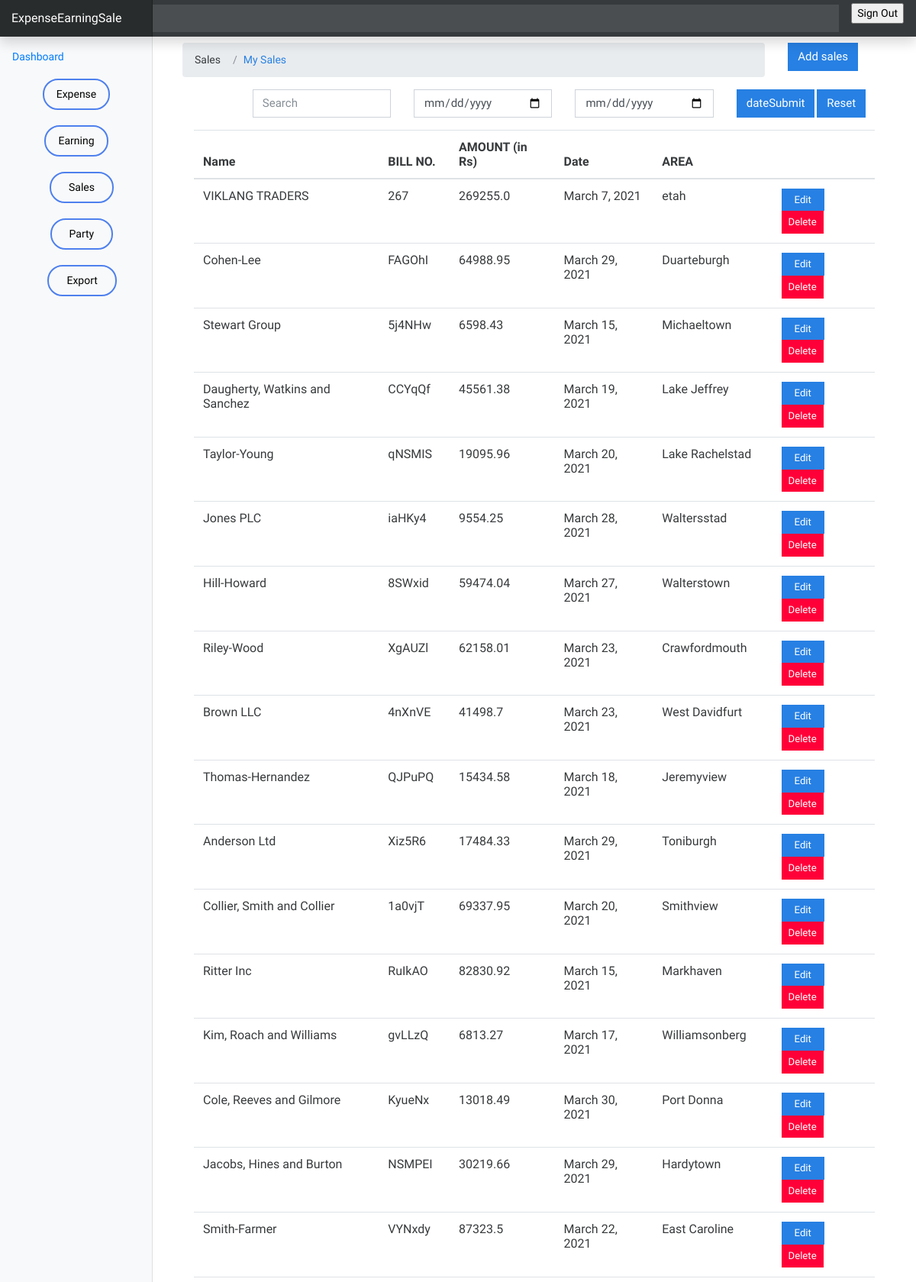
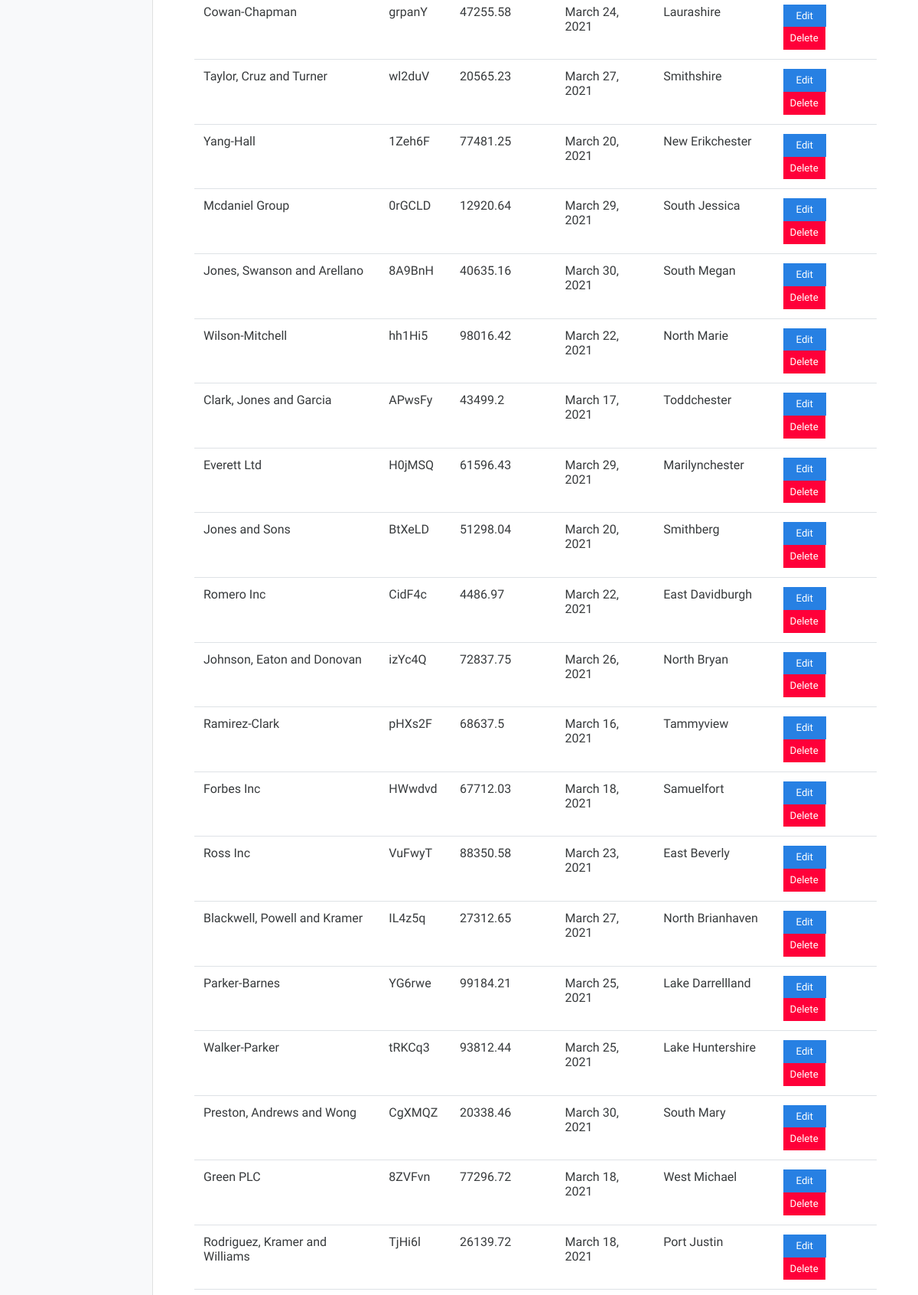
Screenshot of / (signed in, upper part) with the database file from the repository (2 pictures, top to bottom).
### sale/models.py (models this page shows, shortened)
class Sale(models.Model):
    name = models.CharField(max_length=255)
    bill_no = models.CharField(max_length=50)
    amount = models.FloatField()
    date = models.DateField(default=now)
    area = models.CharField(max_length=255)
    class Meta:
        ordering: ['-date']

### sale/views.py (the view)
# urls.py: path('', views.index, name="earning"),
@login_required(login_url='/authentication/login')
def index(request):
    sales = Sale.objects.all()
    context = {
        'sales' : sales
    }
    return render(request, 'sale/index.html', context)

### templates/sale/index.html (shortened to what this page needs)
{% extends 'base.html' %}
{% load static %}
{% block content%}
<div class="container mt-2">
  <div class="row">
    <div class="col-md-9 col-lg-10">
      <nav aria-label="breadcrumb">
        <ol class="breadcrumb">
          <li class="breadcrumb-item">Sales</li>
          <li class="breadcrumb-item active" aria-current="page">
            <a href="">My Sales</a>
          </li>
        </ol>
      </nav>
    </div>
    <div class="col-md-3 col-lg-2">
      <a href="{% url 'add-sale' %}" class="btn btn-primary">Add sales</a>
    </div>
  </div>
  <div class="container">
    {% if sales.count %}
    <div class="row">
      <div class="col-md-1"></div>
      <div class="col-md-11">
        <div class="row">
          <div class="col-md-3">
            <div class="form-group">
              <input type="text" class="form-control" id="searchField" placeholder="Search">
            </div>
          </div>
          <div class="col-md-9">
            <div class="row">
              <div class="col-md-4">
                <div class="form-group">
                  <input type="date" class="form-control" id="startDateField">
                </div>
              </div>
              <div class="col-md-4">
                <div class="form-group">
                  <input type="date" class="form-control" id="endDateField">
                </div>
              </div>
              <div class="col-md-2">
                <input type="submit" class="btn btn-primary" value="dateSubmit" id="dateSubmit" />
              </div>
              <div class="col-md-2">
                <a class="btn btn-primary" href="{% url 'sales'%}" value="Reset">Reset</a>
              </div>
            </div>
          </div>
        </div>
      </div>
    </div>
    <div class="app-table">
      <table class="table table-stripped table-hover">
        <thead>
            <tr>
                <th>Name</th>
                <th>BILL NO.</th>
                <th>AMOUNT (in Rs)</th>
                <th>Date</th>
                <th>AREA</th>
                <th></th>
            </tr>
        </thead>
        <tbody>
            {% for sale in sales %}
            <tr>
                <td>{{sale.name}}</td>
                <td>{{sale.bill_no}}</td>
                <td>{{sale.amount}}</td>
                <td>{{sale.date}}</td>
                <td>{{sale.area}}</td>
                <td class="ml-5">
                    <a href="{% url 'edit-sale' sale.id%}" class="btn btn-primary btn-sm px-3">Edit</a>
                    <a class="btn btn-lg btn-danger btn-sm delete_modal confirm-delete" href="{% url 'delete-sale' sale.id %}" data-toggle="modal" data-target="#confirmDeleteModal" id="confirmDeleteModal{{sale.id}}">Delete</a>
                </td>
            </tr>
            {% endfor %}
        </tbody>
      </table>
    </div>
      {% endif %}
  </div>
</div>
{% endblock content %}

### earning_expense_sale/static/css/dashboard.css (style rules this page uses)
body { font-size: .875rem; }

### rows the page displays
Sale: name "VIKLANG TRADERS", bill_no "267", amount "269255.0", date "March 7, 2021", area "etah"
Sale: name "Cohen-Lee", bill_no "FAGOhI", amount "64988.95", date "March 29, 2021", area "Duarteburgh"
Sale: name "Stewart Group", bill_no "5j4NHw", amount "6598.43", date "March 15, 2021", area "Michaeltown"
Sale: name "Daugherty, Watkins and Sanchez", bill_no "CCYqQf", amount "45561.38", date "March 19, 2021", area "Lake Jeffrey"
Sale: name "Taylor-Young", bill_no "qNSMIS", amount "19095.96", date "March 20, 2021", area "Lake Rachelstad"
Sale: name "Jones PLC", bill_no "iaHKy4", amount "9554.25", date "March 28, 2021", area "Waltersstad"
Sale: name "Hill-Howard", bill_no "8SWxid", amount "59474.04", date "March 27, 2021", area "Walterstown"
Sale: name "Riley-Wood", bill_no "XgAUZl", amount "62158.01", date "March 23, 2021", area "Crawfordmouth"
Sale: name "Brown LLC", bill_no "4nXnVE", amount "41498.7", date "March 23, 2021", area "West Davidfurt"
Sale: name "Thomas-Hernandez", bill_no "QJPuPQ", amount "15434.58", date "March 18, 2021", area "Jeremyview"
Sale: name "Anderson Ltd", bill_no "Xiz5R6", amount "17484.33", date "March 29, 2021", area "Toniburgh"
Sale: name "Collier, Smith and Collier", bill_no "1a0vjT", amount "69337.95", date "March 20, 2021", area "Smithview"
Sale: name "Ritter Inc", bill_no "RuIkAO", amount "82830.92", date "March 15, 2021", area "Markhaven"
Sale: name "Kim, Roach and Williams", bill_no "gvLLzQ", amount "6813.27", date "March 17, 2021", area "Williamsonberg"
Sale: name "Cole, Reeves and Gilmore", bill_no "KyueNx", amount "13018.49", date "March 30, 2021", area "Port Donna"
Sale: name "Jacobs, Hines and Burton", bill_no "NSMPEI", amount "30219.66", date "March 29, 2021", area "Hardytown"
Sale: name "Smith-Farmer", bill_no "VYNxdy", amount "87323.5", date "March 22, 2021", area "East Caroline"
Sale: name "Cowan-Chapman", bill_no "grpanY", amount "47255.58", date "March 24, 2021", area "Laurashire"
Sale: name "Taylor, Cruz and Turner", bill_no "wl2duV", amount "20565.23", date "March 27, 2021", area "Smithshire"
Sale: name "Yang-Hall", bill_no "1Zeh6F", amount "77481.25", date "March 20, 2021", area "New Erikchester"
Sale: name "Mcdaniel Group", bill_no "0rGCLD", amount "12920.64", date "March 29, 2021", area "South Jessica"
Sale: name "Jones, Swanson and Arellano", bill_no "8A9BnH", amount "40635.16", date "March 30, 2021", area "South Megan"
Sale: name "Wilson-Mitchell", bill_no "hh1Hi5", amount "98016.42", date "March 22, 2021", area "North Marie"
Sale: name "Clark, Jones and Garcia", bill_no "APwsFy", amount "43499.2", date "March 17, 2021", area "Toddchester"
Sale: name "Everett Ltd", bill_no "H0jMSQ", amount "61596.43", date "March 29, 2021", area "Marilynchester"
Sale: name "Jones and Sons", bill_no "BtXeLD", amount "51298.04", date "March 20, 2021", area "Smithberg"
Sale: name "Romero Inc", bill_no "CidF4c", amount "4486.97", date "March 22, 2021", area "East Davidburgh"
Sale: name "Johnson, Eaton and Donovan", bill_no "izYc4Q", amount "72837.75", date "March 26, 2021", area "North Bryan"
Sale: name "Ramirez-Clark", bill_no "pHXs2F", amount "68637.5", date "March 16, 2021", area "Tammyview"
Sale: name "Forbes Inc", bill_no "HWwdvd", amount "67712.03", date "March 18, 2021", area "Samuelfort"
Sale: name "Ross Inc", bill_no "VuFwyT", amount "88350.58", date "March 23, 2021", area "East Beverly"
Sale: name "Blackwell, Powell and Kramer", bill_no "IL4z5q", amount "27312.65", date "March 27, 2021", area "North Brianhaven"
Sale: name "Parker-Barnes", bill_no "YG6rwe", amount "99184.21", date "March 25, 2021", area "Lake Darrellland"
Sale: name "Walker-Parker", bill_no "tRKCq3", amount "93812.44", date "March 25, 2021", area "Lake Huntershire"
Sale: name "Preston, Andrews and Wong", bill_no "CgXMQZ", amount "20338.46", date "March 30, 2021", area "South Mary"
Sale: name "Green PLC", bill_no "8ZVFvn", amount "77296.72", date "March 18, 2021", area "West Michael"
Sale: name "Rodriguez, Kramer and Williams", bill_no "TjHi6l", amount "26139.72", date "March 18, 2021", area "Port Justin"
